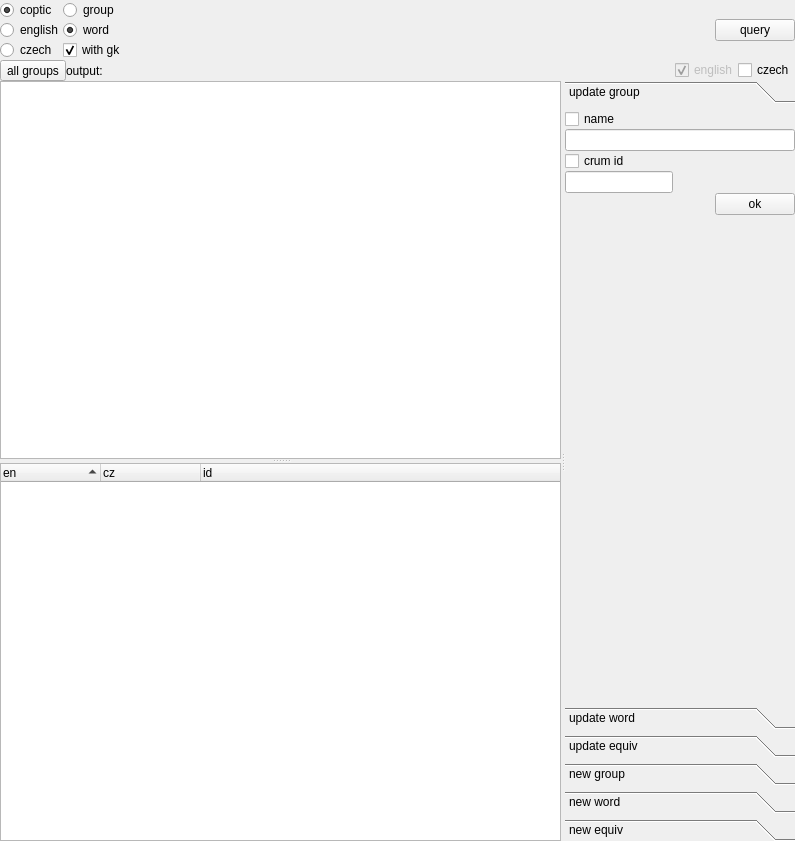
<?xml version="1.0" encoding="UTF-8"?>
<ui version="4.0">
 <class>CCopIntTr</class>
 <widget class="QWidget" name="CCopIntTr">
  <property name="geometry">
   <rect>
    <x>0</x>
    <y>0</y>
    <width>795</width>
    <height>841</height>
   </rect>
  </property>
  <property name="windowTitle">
   <string>coptic translator data</string>
  </property>
  <property name="windowIcon">
   <iconset resource="resfile.qrc">
    <normaloff>:/new/icons/icons/main.png</normaloff>:/new/icons/icons/main.png</iconset>
  </property>
  <layout class="QVBoxLayout" name="verticalLayout_6">
   <item>
    <layout class="QVBoxLayout" name="verticalLayout_5">
     <item>
      <layout class="QHBoxLayout" name="horizontalLayout_2">
       <item>
        <layout class="QVBoxLayout" name="verticalLayout">
         <item>
          <widget class="QRadioButton" name="rbCop">
           <property name="text">
            <string>coptic</string>
           </property>
           <property name="checked">
            <bool>true</bool>
           </property>
          </widget>
         </item>
         <item>
          <widget class="QRadioButton" name="rbEn">
           <property name="enabled">
            <bool>true</bool>
           </property>
           <property name="text">
            <string>english</string>
           </property>
          </widget>
         </item>
         <item>
          <widget class="QRadioButton" name="rbCz">
           <property name="enabled">
            <bool>true</bool>
           </property>
           <property name="text">
            <string>czech</string>
           </property>
          </widget>
         </item>
        </layout>
       </item>
       <item>
        <widget class="QFrame" name="frameQ">
         <property name="frameShape">
          <enum>QFrame::NoFrame</enum>
         </property>
         <property name="frameShadow">
          <enum>QFrame::Raised</enum>
         </property>
         <layout class="QVBoxLayout" name="verticalLayout_4">
          <item>
           <widget class="QRadioButton" name="rbQGrp">
            <property name="text">
             <string>group</string>
            </property>
           </widget>
          </item>
          <item>
           <widget class="QRadioButton" name="rbQWord">
            <property name="text">
             <string>word</string>
            </property>
            <property name="checked">
             <bool>true</bool>
            </property>
           </widget>
          </item>
          <item>
           <widget class="QCheckBox" name="cbQGreek">
            <property name="text">
             <string>with gk</string>
            </property>
            <property name="checked">
             <bool>true</bool>
            </property>
           </widget>
          </item>
         </layout>
        </widget>
       </item>
       <item>
        <widget class="CLatCopt" name="trWord" native="true">
         <property name="sizePolicy">
          <sizepolicy hsizetype="Expanding" vsizetype="Preferred">
           <horstretch>0</horstretch>
           <verstretch>0</verstretch>
          </sizepolicy>
         </property>
        </widget>
       </item>
       <item>
        <widget class="QPushButton" name="btQuery">
         <property name="text">
          <string>query</string>
         </property>
         <property name="icon">
          <iconset resource="resfile.qrc">
           <normaloff>:/new/icons/icons/work.png</normaloff>:/new/icons/icons/work.png</iconset>
         </property>
        </widget>
       </item>
      </layout>
     </item>
     <item>
      <layout class="QHBoxLayout" name="horizontalLayout">
       <item>
        <widget class="QToolButton" name="btShowAll">
         <property name="text">
          <string>all groups</string>
         </property>
        </widget>
       </item>
       <item>
        <widget class="QLabel" name="label">
         <property name="text">
          <string>output:</string>
         </property>
        </widget>
       </item>
       <item>
        <spacer name="horizontalSpacer">
         <property name="orientation">
          <enum>Qt::Horizontal</enum>
         </property>
         <property name="sizeHint" stdset="0">
          <size>
           <width>40</width>
           <height>20</height>
          </size>
         </property>
        </spacer>
       </item>
       <item>
        <widget class="QCheckBox" name="cbEn">
         <property name="enabled">
          <bool>false</bool>
         </property>
         <property name="text">
          <string>english</string>
         </property>
         <property name="checked">
          <bool>true</bool>
         </property>
        </widget>
       </item>
       <item>
        <widget class="QCheckBox" name="cbCz">
         <property name="text">
          <string>czech</string>
         </property>
         <property name="checked">
          <bool>false</bool>
         </property>
        </widget>
       </item>
      </layout>
     </item>
    </layout>
   </item>
   <item>
    <widget class="QSplitter" name="splitter_2">
     <property name="sizePolicy">
      <sizepolicy hsizetype="Expanding" vsizetype="Expanding">
       <horstretch>0</horstretch>
       <verstretch>0</verstretch>
      </sizepolicy>
     </property>
     <property name="orientation">
      <enum>Qt::Horizontal</enum>
     </property>
     <widget class="QStackedWidget" name="stwTrees">
      <property name="sizePolicy">
       <sizepolicy hsizetype="Preferred" vsizetype="Expanding">
        <horstretch>0</horstretch>
        <verstretch>0</verstretch>
       </sizepolicy>
      </property>
      <property name="currentIndex">
       <number>1</number>
      </property>
      <widget class="QWidget" name="page_3">
       <layout class="QVBoxLayout" name="verticalLayout_29">
        <item>
         <layout class="QHBoxLayout" name="horizontalLayout_5">
          <item>
           <widget class="QLabel" name="lblGroup">
            <property name="text">
             <string>group name</string>
            </property>
           </widget>
          </item>
          <item>
           <spacer name="horizontalSpacer_2">
            <property name="orientation">
             <enum>Qt::Horizontal</enum>
            </property>
            <property name="sizeHint" stdset="0">
             <size>
              <width>18</width>
              <height>20</height>
             </size>
            </property>
           </spacer>
          </item>
          <item>
           <widget class="QPushButton" name="btCnvTxt">
            <property name="text">
             <string>convert</string>
            </property>
           </widget>
          </item>
          <item>
           <widget class="QPushButton" name="btClean">
            <property name="text">
             <string>clean</string>
            </property>
           </widget>
          </item>
          <item>
           <widget class="QPushButton" name="btUpdateDb">
            <property name="text">
             <string>update</string>
            </property>
           </widget>
          </item>
          <item>
           <widget class="QPushButton" name="btCancelUpdDb">
            <property name="text">
             <string/>
            </property>
            <property name="icon">
             <iconset resource="resfile.qrc">
              <normaloff>:/new/icons/icons/stop.png</normaloff>:/new/icons/icons/stop.png</iconset>
            </property>
           </widget>
          </item>
         </layout>
        </item>
        <item>
         <layout class="QHBoxLayout" name="horizontalLayout_4">
          <item>
           <spacer name="horizontalSpacer_4">
            <property name="orientation">
             <enum>Qt::Horizontal</enum>
            </property>
            <property name="sizeHint" stdset="0">
             <size>
              <width>40</width>
              <height>20</height>
             </size>
            </property>
           </spacer>
          </item>
          <item>
           <widget class="QRadioButton" name="rbUpdateW">
            <property name="text">
             <string>coptic</string>
            </property>
            <property name="checked">
             <bool>true</bool>
            </property>
           </widget>
          </item>
          <item>
           <widget class="QRadioButton" name="rbUpdateE">
            <property name="text">
             <string>english</string>
            </property>
           </widget>
          </item>
         </layout>
        </item>
        <item>
         <widget class="QTextEdit" name="txtImport">
          <property name="sizePolicy">
           <sizepolicy hsizetype="Preferred" vsizetype="Expanding">
            <horstretch>0</horstretch>
            <verstretch>0</verstretch>
           </sizepolicy>
          </property>
          <property name="acceptRichText">
           <bool>false</bool>
          </property>
         </widget>
        </item>
       </layout>
      </widget>
      <widget class="QWidget" name="page">
       <layout class="QVBoxLayout" name="verticalLayout_2">
        <item>
         <widget class="QSplitter" name="splitter">
          <property name="orientation">
           <enum>Qt::Vertical</enum>
          </property>
          <widget class="QTreeWidget" name="treeGroup">
           <property name="sizePolicy">
            <sizepolicy hsizetype="Preferred" vsizetype="Expanding">
             <horstretch>0</horstretch>
             <verstretch>0</verstretch>
            </sizepolicy>
           </property>
           <property name="contextMenuPolicy">
            <enum>Qt::CustomContextMenu</enum>
           </property>
           <property name="selectionMode">
            <enum>QAbstractItemView::SingleSelection</enum>
           </property>
           <property name="iconSize">
            <size>
             <width>0</width>
             <height>0</height>
            </size>
           </property>
           <property name="rootIsDecorated">
            <bool>true</bool>
           </property>
           <attribute name="headerVisible">
            <bool>false</bool>
           </attribute>
           <column>
            <property name="text">
             <string>group/word</string>
            </property>
           </column>
           <column>
            <property name="text">
             <string>id</string>
            </property>
           </column>
           <column>
            <property name="text">
             <string>crumid</string>
            </property>
           </column>
           <column>
            <property name="text">
             <string>gwnat</string>
            </property>
           </column>
          </widget>
          <widget class="QTreeWidget" name="treeOut">
           <property name="sizePolicy">
            <sizepolicy hsizetype="Preferred" vsizetype="Expanding">
             <horstretch>0</horstretch>
             <verstretch>0</verstretch>
            </sizepolicy>
           </property>
           <property name="contextMenuPolicy">
            <enum>Qt::CustomContextMenu</enum>
           </property>
           <property name="selectionMode">
            <enum>QAbstractItemView::SingleSelection</enum>
           </property>
           <property name="iconSize">
            <size>
             <width>0</width>
             <height>0</height>
            </size>
           </property>
           <property name="rootIsDecorated">
            <bool>false</bool>
           </property>
           <property name="itemsExpandable">
            <bool>false</bool>
           </property>
           <property name="sortingEnabled">
            <bool>true</bool>
           </property>
           <column>
            <property name="text">
             <string>en</string>
            </property>
           </column>
           <column>
            <property name="text">
             <string>cz</string>
            </property>
           </column>
           <column>
            <property name="text">
             <string>id</string>
            </property>
           </column>
          </widget>
         </widget>
        </item>
       </layout>
      </widget>
     </widget>
     <widget class="QToolBox" name="tboxOps">
      <property name="sizePolicy">
       <sizepolicy hsizetype="Expanding" vsizetype="Expanding">
        <horstretch>0</horstretch>
        <verstretch>0</verstretch>
       </sizepolicy>
      </property>
      <property name="currentIndex">
       <number>0</number>
      </property>
      <widget class="QWidget" name="p_upd_grp">
       <property name="geometry">
        <rect>
         <x>0</x>
         <y>0</y>
         <width>292</width>
         <height>437</height>
        </rect>
       </property>
       <attribute name="label">
        <string>update group</string>
       </attribute>
       <layout class="QVBoxLayout" name="verticalLayout_8">
        <item>
         <widget class="QWidget" name="wdgUpdGrp" native="true">
          <layout class="QVBoxLayout" name="verticalLayout_22">
           <item>
            <layout class="QVBoxLayout" name="verticalLayout_23">
             <item>
              <widget class="QCheckBox" name="cbUpdGrp">
               <property name="text">
                <string>name</string>
               </property>
              </widget>
             </item>
             <item>
              <widget class="QLineEdit" name="txtUpdGrp"/>
             </item>
            </layout>
           </item>
           <item>
            <layout class="QHBoxLayout" name="horizontalLayout_10">
             <item>
              <layout class="QVBoxLayout" name="verticalLayout_24">
               <item>
                <widget class="QCheckBox" name="cbUpdCrumId">
                 <property name="text">
                  <string>crum id</string>
                 </property>
                </widget>
               </item>
               <item>
                <widget class="QLineEdit" name="txtUpdCrumId">
                 <property name="sizePolicy">
                  <sizepolicy hsizetype="Preferred" vsizetype="Fixed">
                   <horstretch>0</horstretch>
                   <verstretch>0</verstretch>
                  </sizepolicy>
                 </property>
                </widget>
               </item>
              </layout>
             </item>
             <item>
              <spacer name="horizontalSpacer_8">
               <property name="orientation">
                <enum>Qt::Horizontal</enum>
               </property>
               <property name="sizeHint" stdset="0">
                <size>
                 <width>40</width>
                 <height>20</height>
                </size>
               </property>
              </spacer>
             </item>
            </layout>
           </item>
           <item>
            <layout class="QHBoxLayout" name="horizontalLayout_11">
             <item>
              <spacer name="horizontalSpacer_9">
               <property name="orientation">
                <enum>Qt::Horizontal</enum>
               </property>
               <property name="sizeHint" stdset="0">
                <size>
                 <width>40</width>
                 <height>20</height>
                </size>
               </property>
              </spacer>
             </item>
             <item>
              <widget class="QPushButton" name="btUpdGrp">
               <property name="text">
                <string>ok</string>
               </property>
              </widget>
             </item>
            </layout>
           </item>
           <item>
            <spacer name="verticalSpacer_7">
             <property name="orientation">
              <enum>Qt::Vertical</enum>
             </property>
             <property name="sizeHint" stdset="0">
              <size>
               <width>20</width>
               <height>190</height>
              </size>
             </property>
            </spacer>
           </item>
          </layout>
         </widget>
        </item>
       </layout>
      </widget>
      <widget class="QWidget" name="p_update">
       <property name="geometry">
        <rect>
         <x>0</x>
         <y>0</y>
         <width>124</width>
         <height>154</height>
        </rect>
       </property>
       <attribute name="label">
        <string>update word</string>
       </attribute>
       <layout class="QVBoxLayout" name="verticalLayout_13">
        <item>
         <widget class="QWidget" name="wdgUpd" native="true">
          <layout class="QVBoxLayout" name="verticalLayout_12">
           <item>
            <layout class="QVBoxLayout" name="verticalLayout_10">
             <item>
              <widget class="QCheckBox" name="cbUpdWord">
               <property name="text">
                <string>word</string>
               </property>
              </widget>
             </item>
             <item>
              <widget class="QLineEdit" name="txtUpdWord"/>
             </item>
            </layout>
           </item>
           <item>
            <layout class="QHBoxLayout" name="horizontalLayout_7">
             <item>
              <spacer name="horizontalSpacer_5">
               <property name="orientation">
                <enum>Qt::Horizontal</enum>
               </property>
               <property name="sizeHint" stdset="0">
                <size>
                 <width>40</width>
                 <height>20</height>
                </size>
               </property>
              </spacer>
             </item>
             <item>
              <widget class="QPushButton" name="btUpdWord">
               <property name="text">
                <string>ok</string>
               </property>
              </widget>
             </item>
            </layout>
           </item>
           <item>
            <spacer name="verticalSpacer_4">
             <property name="orientation">
              <enum>Qt::Vertical</enum>
             </property>
             <property name="sizeHint" stdset="0">
              <size>
               <width>20</width>
               <height>190</height>
              </size>
             </property>
            </spacer>
           </item>
          </layout>
         </widget>
        </item>
       </layout>
      </widget>
      <widget class="QWidget" name="p_upd_e">
       <property name="geometry">
        <rect>
         <x>0</x>
         <y>0</y>
         <width>132</width>
         <height>230</height>
        </rect>
       </property>
       <attribute name="label">
        <string>update equiv</string>
       </attribute>
       <layout class="QVBoxLayout" name="verticalLayout_21">
        <item>
         <widget class="QWidget" name="wdgUpdEqv" native="true">
          <layout class="QVBoxLayout" name="verticalLayout_20">
           <item>
            <layout class="QVBoxLayout" name="verticalLayout_19">
             <item>
              <widget class="QCheckBox" name="cbEngUpd">
               <property name="text">
                <string>english</string>
               </property>
              </widget>
             </item>
             <item>
              <widget class="QLineEdit" name="txtEnglishUpd"/>
             </item>
            </layout>
           </item>
           <item>
            <layout class="QVBoxLayout" name="verticalLayout_18">
             <item>
              <widget class="QCheckBox" name="cbCzechUpd">
               <property name="text">
                <string>czech</string>
               </property>
              </widget>
             </item>
             <item>
              <widget class="QLineEdit" name="txtCzechUpd"/>
             </item>
            </layout>
           </item>
           <item>
            <layout class="QHBoxLayout" name="horizontalLayout_9">
             <item>
              <spacer name="horizontalSpacer_7">
               <property name="orientation">
                <enum>Qt::Horizontal</enum>
               </property>
               <property name="sizeHint" stdset="0">
                <size>
                 <width>40</width>
                 <height>20</height>
                </size>
               </property>
              </spacer>
             </item>
             <item>
              <widget class="QPushButton" name="btUpdEqv">
               <property name="text">
                <string>ok</string>
               </property>
              </widget>
             </item>
            </layout>
           </item>
           <item>
            <spacer name="verticalSpacer_6">
             <property name="orientation">
              <enum>Qt::Vertical</enum>
             </property>
             <property name="sizeHint" stdset="0">
              <size>
               <width>20</width>
               <height>192</height>
              </size>
             </property>
            </spacer>
           </item>
          </layout>
         </widget>
        </item>
       </layout>
      </widget>
      <widget class="QWidget" name="p_grp">
       <property name="geometry">
        <rect>
         <x>0</x>
         <y>0</y>
         <width>245</width>
         <height>234</height>
        </rect>
       </property>
       <attribute name="label">
        <string>new group</string>
       </attribute>
       <layout class="QVBoxLayout" name="verticalLayout_11">
        <item>
         <widget class="QWidget" name="wdgNewGrp" native="true">
          <layout class="QVBoxLayout" name="verticalLayout_28">
           <item>
            <layout class="QVBoxLayout" name="verticalLayout_27">
             <item>
              <layout class="QHBoxLayout" name="horizontalLayout_14">
               <item>
                <widget class="QLabel" name="label_6">
                 <property name="text">
                  <string>name</string>
                 </property>
                </widget>
               </item>
               <item>
                <spacer name="horizontalSpacer_13">
                 <property name="orientation">
                  <enum>Qt::Horizontal</enum>
                 </property>
                 <property name="sizeHint" stdset="0">
                  <size>
                   <width>40</width>
                   <height>20</height>
                  </size>
                 </property>
                </spacer>
               </item>
               <item>
                <widget class="QToolButton" name="btGk">
                 <property name="text">
                  <string>gk</string>
                 </property>
                </widget>
               </item>
               <item>
                <spacer name="horizontalSpacer_14">
                 <property name="orientation">
                  <enum>Qt::Horizontal</enum>
                 </property>
                 <property name="sizeHint" stdset="0">
                  <size>
                   <width>40</width>
                   <height>20</height>
                  </size>
                 </property>
                </spacer>
               </item>
              </layout>
             </item>
             <item>
              <widget class="QLineEdit" name="txtNewGrp"/>
             </item>
            </layout>
           </item>
           <item>
            <layout class="QVBoxLayout" name="verticalLayout_26">
             <item>
              <layout class="QHBoxLayout" name="horizontalLayout_12">
               <item>
                <widget class="QLabel" name="label_7">
                 <property name="text">
                  <string>crum id</string>
                 </property>
                </widget>
               </item>
               <item>
                <spacer name="horizontalSpacer_12">
                 <property name="orientation">
                  <enum>Qt::Horizontal</enum>
                 </property>
                 <property name="sizeHint" stdset="0">
                  <size>
                   <width>18</width>
                   <height>20</height>
                  </size>
                 </property>
                </spacer>
               </item>
               <item>
                <widget class="QToolButton" name="btPar">
                 <property name="text">
                  <string>G</string>
                 </property>
                </widget>
               </item>
               <item>
                <widget class="QToolButton" name="btW">
                 <property name="text">
                  <string>W</string>
                 </property>
                </widget>
               </item>
               <item>
                <widget class="QToolButton" name="btD">
                 <property name="text">
                  <string>D</string>
                 </property>
                </widget>
               </item>
               <item>
                <spacer name="horizontalSpacer_10">
                 <property name="orientation">
                  <enum>Qt::Horizontal</enum>
                 </property>
                 <property name="sizeHint" stdset="0">
                  <size>
                   <width>18</width>
                   <height>20</height>
                  </size>
                 </property>
                </spacer>
               </item>
              </layout>
             </item>
             <item>
              <widget class="QLineEdit" name="txtNewCrumId">
               <property name="sizePolicy">
                <sizepolicy hsizetype="Preferred" vsizetype="Fixed">
                 <horstretch>0</horstretch>
                 <verstretch>0</verstretch>
                </sizepolicy>
               </property>
              </widget>
             </item>
            </layout>
           </item>
           <item>
            <layout class="QHBoxLayout" name="horizontalLayout_13">
             <item>
              <spacer name="horizontalSpacer_11">
               <property name="orientation">
                <enum>Qt::Horizontal</enum>
               </property>
               <property name="sizeHint" stdset="0">
                <size>
                 <width>40</width>
                 <height>20</height>
                </size>
               </property>
              </spacer>
             </item>
             <item>
              <widget class="QPushButton" name="btNewGrp">
               <property name="text">
                <string>ok</string>
               </property>
              </widget>
             </item>
            </layout>
           </item>
           <item>
            <spacer name="verticalSpacer_8">
             <property name="orientation">
              <enum>Qt::Vertical</enum>
             </property>
             <property name="sizeHint" stdset="0">
              <size>
               <width>20</width>
               <height>190</height>
              </size>
             </property>
            </spacer>
           </item>
          </layout>
         </widget>
        </item>
       </layout>
      </widget>
      <widget class="QWidget" name="p_new">
       <property name="geometry">
        <rect>
         <x>0</x>
         <y>0</y>
         <width>124</width>
         <height>148</height>
        </rect>
       </property>
       <attribute name="label">
        <string>new word</string>
       </attribute>
       <layout class="QVBoxLayout" name="verticalLayout_3">
        <item>
         <widget class="QWidget" name="wdgNew" native="true">
          <layout class="QVBoxLayout" name="verticalLayout_7">
           <item>
            <layout class="QVBoxLayout" name="verticalLayout_9">
             <item>
              <widget class="QLabel" name="label_2">
               <property name="text">
                <string>word</string>
               </property>
              </widget>
             </item>
             <item>
              <widget class="QLineEdit" name="txtNewWord"/>
             </item>
            </layout>
           </item>
           <item>
            <layout class="QHBoxLayout" name="horizontalLayout_6">
             <item>
              <spacer name="horizontalSpacer_3">
               <property name="orientation">
                <enum>Qt::Horizontal</enum>
               </property>
               <property name="sizeHint" stdset="0">
                <size>
                 <width>40</width>
                 <height>20</height>
                </size>
               </property>
              </spacer>
             </item>
             <item>
              <widget class="QPushButton" name="btNew">
               <property name="text">
                <string>ok</string>
               </property>
              </widget>
             </item>
            </layout>
           </item>
           <item>
            <spacer name="verticalSpacer_3">
             <property name="orientation">
              <enum>Qt::Vertical</enum>
             </property>
             <property name="sizeHint" stdset="0">
              <size>
               <width>20</width>
               <height>190</height>
              </size>
             </property>
            </spacer>
           </item>
          </layout>
         </widget>
        </item>
       </layout>
      </widget>
      <widget class="QWidget" name="p_new_e">
       <property name="geometry">
        <rect>
         <x>0</x>
         <y>0</y>
         <width>124</width>
         <height>218</height>
        </rect>
       </property>
       <attribute name="label">
        <string>new equiv</string>
       </attribute>
       <layout class="QVBoxLayout" name="verticalLayout_16">
        <item>
         <widget class="QWidget" name="wdgNewEqv" native="true">
          <layout class="QVBoxLayout" name="verticalLayout_17">
           <item>
            <layout class="QVBoxLayout" name="verticalLayout_15">
             <item>
              <widget class="QLabel" name="label_5">
               <property name="text">
                <string>english</string>
               </property>
              </widget>
             </item>
             <item>
              <widget class="QLineEdit" name="txtEnglish"/>
             </item>
            </layout>
           </item>
           <item>
            <layout class="QVBoxLayout" name="verticalLayout_14">
             <item>
              <widget class="QLabel" name="label_4">
               <property name="text">
                <string>czech</string>
               </property>
              </widget>
             </item>
             <item>
              <widget class="QLineEdit" name="txtCzech"/>
             </item>
            </layout>
           </item>
           <item>
            <layout class="QHBoxLayout" name="horizontalLayout_8">
             <item>
              <spacer name="horizontalSpacer_6">
               <property name="orientation">
                <enum>Qt::Horizontal</enum>
               </property>
               <property name="sizeHint" stdset="0">
                <size>
                 <width>40</width>
                 <height>20</height>
                </size>
               </property>
              </spacer>
             </item>
             <item>
              <widget class="QPushButton" name="btNewEqv">
               <property name="text">
                <string>ok</string>
               </property>
              </widget>
             </item>
            </layout>
           </item>
           <item>
            <spacer name="verticalSpacer_5">
             <property name="orientation">
              <enum>Qt::Vertical</enum>
             </property>
             <property name="sizeHint" stdset="0">
              <size>
               <width>20</width>
               <height>192</height>
              </size>
             </property>
            </spacer>
           </item>
          </layout>
         </widget>
        </item>
       </layout>
      </widget>
     </widget>
    </widget>
   </item>
  </layout>
 </widget>
 <layoutdefault spacing="0" margin="0"/>
 <customwidgets>
  <customwidget>
   <class>CLatCopt</class>
   <extends>QWidget</extends>
   <header>latcopt.h</header>
   <container>1</container>
   <slots>
    <signal>query()</signal>
   </slots>
  </customwidget>
 </customwidgets>
 <resources>
  <include location="resfile.qrc"/>
 </resources>
 <connections/>
</ui>
